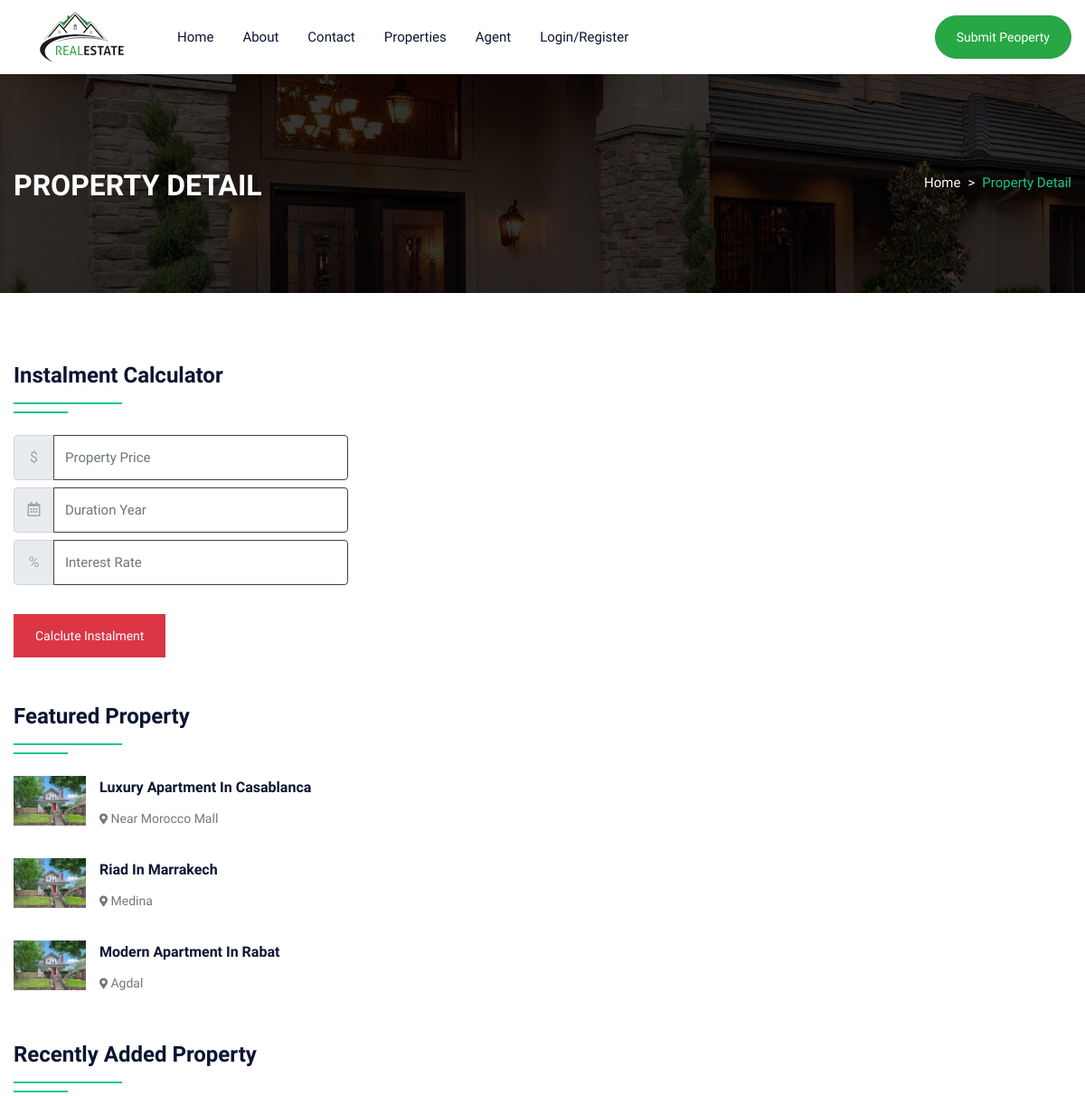
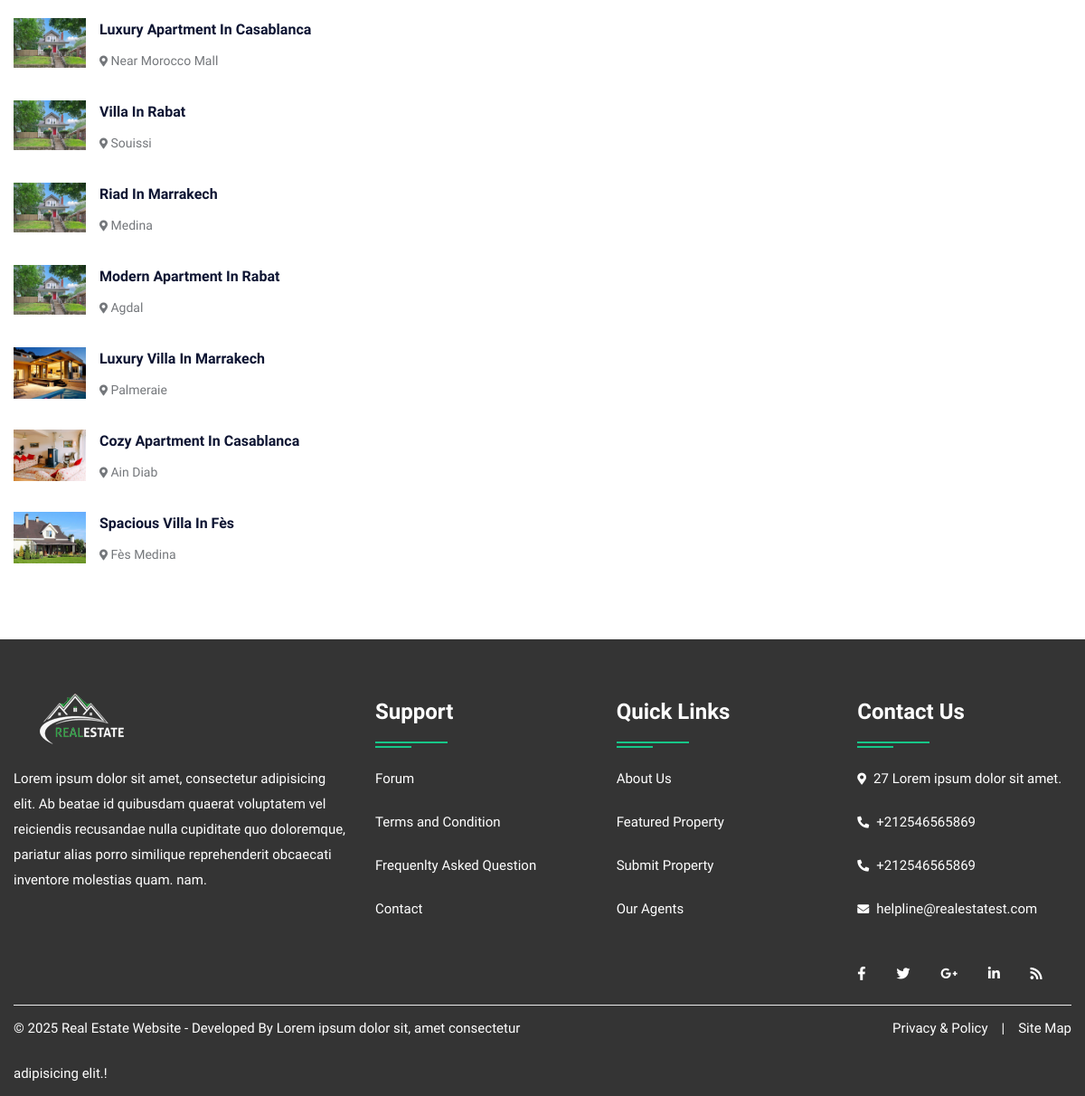
The page /propertydetail.php on the database its author committed (2 pictures, top to bottom).
### tables this page shows
CREATE TABLE property (
  pid int(50) NOT NULL AUTO_INCREMENT,
  title varchar(200) NOT NULL,
  pcontent longtext NOT NULL,
  type varchar(100) NOT NULL,
  bhk varchar(50) NOT NULL,
  stype varchar(100) NOT NULL,
  bedroom int(50) NOT NULL,
  bathroom int(50) NOT NULL,
  balcony int(50) NOT NULL,
  kitchen int(50) NOT NULL,
  hall int(50) NOT NULL,
  floor varchar(50) NOT NULL,
  size int(50) NOT NULL,
  price int(50) NOT NULL,
  location varchar(200) NOT NULL,
  city varchar(100) NOT NULL,
  state varchar(100) NOT NULL,
  feature longtext NOT NULL,
  pimage varchar(300) NOT NULL,
  pimage1 varchar(300) NOT NULL,
  pimage2 varchar(300) NOT NULL,
  pimage3 varchar(300) NOT NULL,
  pimage4 varchar(300) NOT NULL,
  uid int(50) NOT NULL,
  status varchar(50) NOT NULL,
  mapimage varchar(300) NOT NULL,
  topmapimage varchar(300) NOT NULL,
  groundmapimage varchar(300) NOT NULL,
  totalfloor varchar(50) NOT NULL,
  date datetime NOT NULL DEFAULT current_timestamp(),
  isFeatured int(11) DEFAULT NULL,
  PRIMARY KEY (pid)
);

### propertydetail.php (the view, shortened to what this page needs)
<!DOCTYPE html>
<html lang="en">
<head>
    <link rel="stylesheet" type="text/css" href="css/bootstrap.min.css">
    <link rel="stylesheet" type="text/css" href="css/bootstrap-slider.css">
    <link rel="stylesheet" type="text/css" href="css/jquery-ui.css">
    <link rel="stylesheet" type="text/css" href="css/layerslider.css">
    <link rel="stylesheet" type="text/css" href="css/color.css" id="color-change">
    <link rel="stylesheet" type="text/css" href="css/owl.carousel.min.css">
    <link rel="stylesheet" type="text/css" href="css/font-awesome.min.css">
    <link rel="stylesheet" type="text/css" href="fonts/flaticon/flaticon.css">
    <link rel="stylesheet" type="text/css" href="css/style.css">
</head>
<body>
    <div id="page-wrapper">
        <div class="row">
            <?php include("include/header.php");?>
            <div class="banner-full-row page-banner" style="background-image:url('images/breadcromb.jpg');">
                <div class="container">
                    <div class="row">
                        <div class="col-md-6">
                            <h2 class="page-name float-left text-white text-uppercase mt-1 mb-0"><b>Property Detail</b>
                            </h2>
                        </div>
                        <div class="col-md-6">
                            <nav aria-label="breadcrumb" class="float-left float-md-right">
                                <ol class="breadcrumb bg-transparent m-0 p-0">
                                    <li class="breadcrumb-item text-white"><a href="#">Home</a></li>
                                    <li class="breadcrumb-item active">Property Detail</li>
                                </ol>
                            </nav>
                        </div>
                    </div>
                </div>
            </div>
            <div class="full-row">
                <div class="container">
                    <div class="row">
                        <div class="col-lg-4">
                            <h4 class="double-down-line-left text-secondary position-relative pb-4 my-4">Instalment
                                Calculator</h4>
                            <form class="d-inline-block w-100" action="calc.php" method="post">
                                <div class="input-group mb-2 mr-sm-2">
                                    <div class="input-group-prepend">
                                        <div class="input-group-text">$</div>
                                    </div>
                                    <input type="text" class="form-control" name="amount" placeholder="Property Price">
                                </div>
                                <div class="input-group mb-2 mr-sm-2">
                                    <div class="input-group-prepend">
                                        <div class="input-group-text"><i class="far fa-calendar-alt"></i></div>
                                    </div>
                                    <input type="text" class="form-control" name="month" placeholder="Duration Year">
                                </div>
                                <div class="input-group mb-2 mr-sm-2">
                                    <div class="input-group-prepend">
                                        <div class="input-group-text">%</div>
                                    </div>
                                    <input type="text" class="form-control" name="interest" placeholder="Interest Rate">
                                </div>
                                <button type="submit" value="submit" name="calc" class="btn btn-danger mt-4">Calclute
                                    Instalment</button>
                            </form>
                            <h4 class="double-down-line-left text-secondary position-relative pb-4 mb-4 mt-5">Featured
                                Property</h4>
                            <ul class="property_list_widget">
                                <?php
                            $query=mysqli_query($con,"SELECT * FROM `property` WHERE isFeatured = 1 ORDER BY date DESC LIMIT 3");
                                    while($row=mysqli_fetch_array($query))
                                    {
                            ?>
                                <li> <img src="admin/property/<?php echo $row['18'];?>" alt="pimage">
                                    <h6 class="text-secondary hover-text-success text-capitalize"><a
                                            href="propertydetail.php?pid=<?php echo $row['0'];?>"><?php echo $row['1'];?></a>
                                    </h6>
                                    <span class="font-14"><i class="fas fa-map-marker-alt icon-success icon-small"></i>
                                        <?php echo $row['14'];?></span>
                                </li>
                                <?php } ?>
                            </ul>
                            <div class="sidebar-widget mt-5">
                                <h4 class="double-down-line-left text-secondary position-relative pb-4 mb-4">Recently
                                    Added Property</h4>
                                <ul class="property_list_widget">
                                    <?php
								$query=mysqli_query($con,"SELECT * FROM `property` ORDER BY date DESC LIMIT 7");
										while($row=mysqli_fetch_array($query))
										{
								?>
                                    <li> <img src="admin/property/<?php echo $row['18'];?>" alt="pimage">
                                        <h6 class="text-secondary hover-text-success text-capitalize"><a
                                                href="propertydetail.php?pid=<?php echo $row['0'];?>"><?php echo $row['1'];?></a>
                                        </h6>
                                        <span class="font-14"><i
                                                class="fas fa-map-marker-alt icon-success icon-small"></i>
                                            <?php echo $row['14'];?></span>
                                    </li>
                                    <?php } ?>
                                </ul>
                            </div>
                        </div>
                    </div>
                </div>
            </div>
            <?php include("include/footer.php");?>
        </div>
    </div>
</body>
</html>

### css/color.css (style rules this page uses)
:root { --theme-ordinary-color: #74777b; }
:root { --theme-primary-color: #17c788; }
:root { --theme-secondary-color: #0d1432; }
:root { --theme-white-color: #fff; }
:root { --theme-light-color: #f8f8f8; }
:root { --theme-gray-color: #f5f5f5; }
:root { --theme-footer-color: #091b4b; }
:root { --theme-dark-color: #091b4b; }
:root { --text-light-color: #a3a7af; }
:root { --theme-primary-opacity-color: rgba(11, 191, 141, .8); }
:root { --theme-secondary-opacity-color: rgba(13,20,50,0.7); }
:root { --theme-white-opacity-color: rgba(255, 255, 255, 0.3); }
:root { --theme-dark-opacity-color: rgba(0, 0, 0, 0.5); }
:root { --theme-ordinary-font: 'Muli', sans-serif; }
:root { --theme-highlight-font: 'Comfortaa', cursive; }

### rows shown on the page
property: pimage (picture), title "Luxury Apartment In Casablanca", location "Near Morocco Mall"
property: pimage (picture), title "Riad In Marrakech", location "Medina"
property: pimage (picture), title "Modern Apartment In Rabat", location "Agdal"
property: pimage (picture), title "Villa In Rabat", location "Souissi"
property: pimage (picture), title "Luxury Villa In Marrakech", location "Palmeraie"
property: pimage (picture), title "Cozy Apartment In Casablanca", location "Ain Diab"
property: pimage (picture), title "Spacious Villa In Fès", location "Fès Medina"
